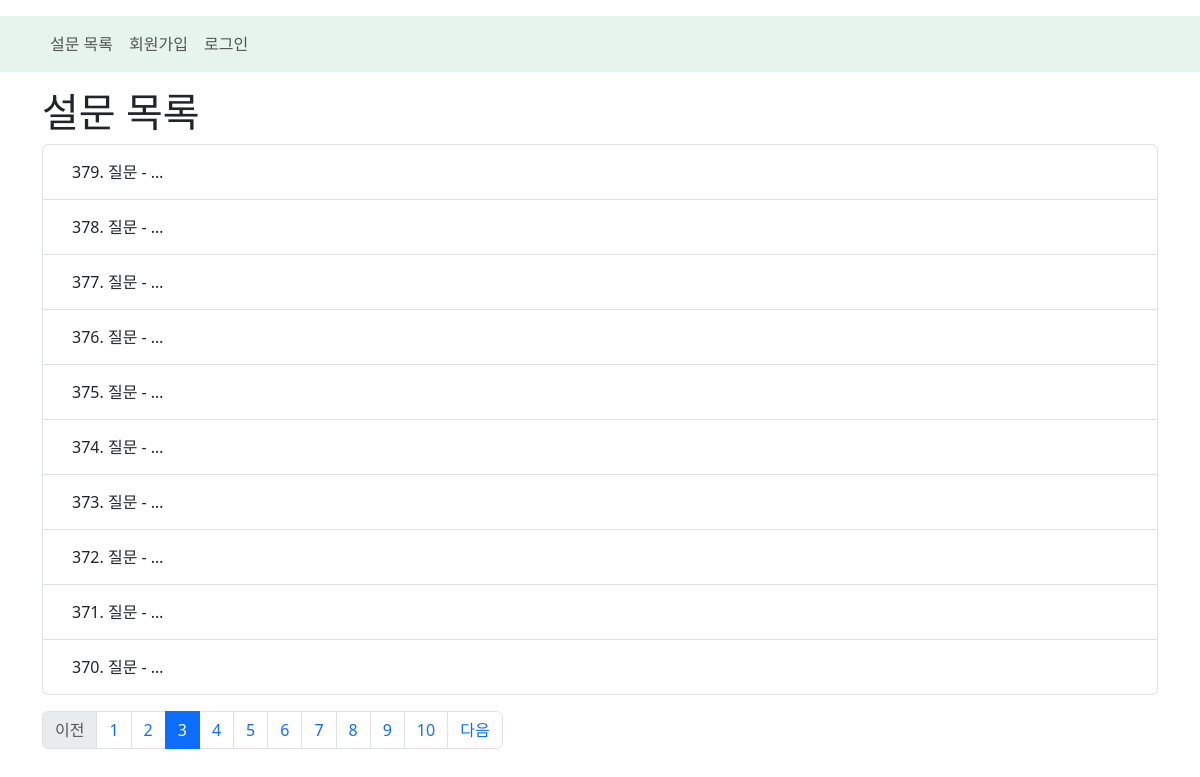
Page /polls/list?page=3 on the committed database.
### polls/models.py (models this page shows, shortened)
class Question(models.Model):
    question_text =  models.CharField(max_length=200)  # CharField() -> 문자열 타입 (varchar)
    pub_date = models.DateTimeField(auto_now_add=True)  # Datetime Field: 일시 타입 (datetime, datetime.datetime)

### polls/views.py (the view)
# urls.py: path("list", views.list, name="list"),
def list(request):
    paginate_by = 10       # 한 페이지 당 데이터 개수
    page_group_count = 10  # 페이지 그룹 당 페이지 수
    current_page = int(request.GET.get("page", 1))  # 현재 조회 요청이 들어온 페이지 번호. get 방식의 요청파라미터.
    q_list = Question.objects.all().order_by("-pk")
    pn = Paginator(q_list, paginate_by)
    start_index = int((current_page -1) / page_group_count) * page_group_count
    end_index = start_index + page_group_count
    page_range = pn.page_range[start_index:end_index] # 시작 ~ 끝 페이지 번호 조회
    context_value = {
        "page_range" : page_range,
        "question_list" : pn.page(current_page)   # page 객체 안에 [Question]
    }
    start_page = pn.page(page_range[0])  # 시작 페이지 Page 객체
    end_page = pn.page(page_range[-1])   # 마지막 페이지 Page 객체
    if start_page.has_previous():
        context_value['has_previous'] =  start_page.has_previous()
        context_value["previous_page_number"] = start_page.previous_page_number()
    if end_page.has_next():
        context_value['has_next'] = end_page.has_next()
        context_value['next_page_number'] = end_page.next_page_number()
    return render(request, "polls/list.html", context_value)

### polls/templates/polls/list.html (shortened to what this page needs)
{% extends 'layout/main_layout.html' %}
{% block contents %}
<h1>설문 목록</h1>
<ul class="list-group">
    {% for question in question_list %}
        <li class="list-group-item list-group-item-action">
            <a href="{% url 'polls:vote_form' question.pk %}" class="btn">
                {{question.pk}}. {{question.question_text|truncatewords:2}}
            </a>
        </li>
    {% empty %}
        <b>아직 등록된 질문이 없습니다.</b>
    {% endfor %}
</ul>
<ul id="page_group" class="pagination mt-3">
    {% if has_previous %}
        <li class="page-item">
            <a href="{% url 'polls:list' %}?page={{previous_page_number}}" class="page-link">
                이전
            </a>
        </li>
    {% else %}
        <li class="page-item disabled">
            <span class="page-link">이전</span>
        </li>
    {% endif %}
    {% for page_no in page_range %}
        {% if question_list.number == page_no %}
            <li class="page-item active">
                <span class="page-link">{{page_no}}</span>
            </li>
        {% else %}
            <li class="page-item">
                <a href="{% url 'polls:list' %}?page={{page_no}}" class="page-link">{{page_no}}</a>
            </li>
        {% endif %}
    {% endfor %}
    {% if has_next %}
        <li class="page-item">
            <a href="{% url 'polls:list' %}?page={{next_page_number}}" class="page-link">
                다음
            </a>
        </li>
    {% else %}
        <li class="page-item disabled">
            <span class="page-link">다음</span>
        </li>
    {% endif %}
</ul>
{% endblock contents %}

### rows in the picture
Question: pk "379", question_text "질문 - …"
Question: pk "378", question_text "질문 - …"
Question: pk "377", question_text "질문 - …"
Question: pk "376", question_text "질문 - …"
Question: pk "375", question_text "질문 - …"
Question: pk "374", question_text "질문 - …"
Question: pk "373", question_text "질문 - …"
Question: pk "372", question_text "질문 - …"
Question: pk "371", question_text "질문 - …"
Question: pk "370", question_text "질문 - …"

### other values in the picture
{{ page_no }} "1" "2" "4" "5" "6" "7" "8" "9" "10"
{{ page_no }} "3"
